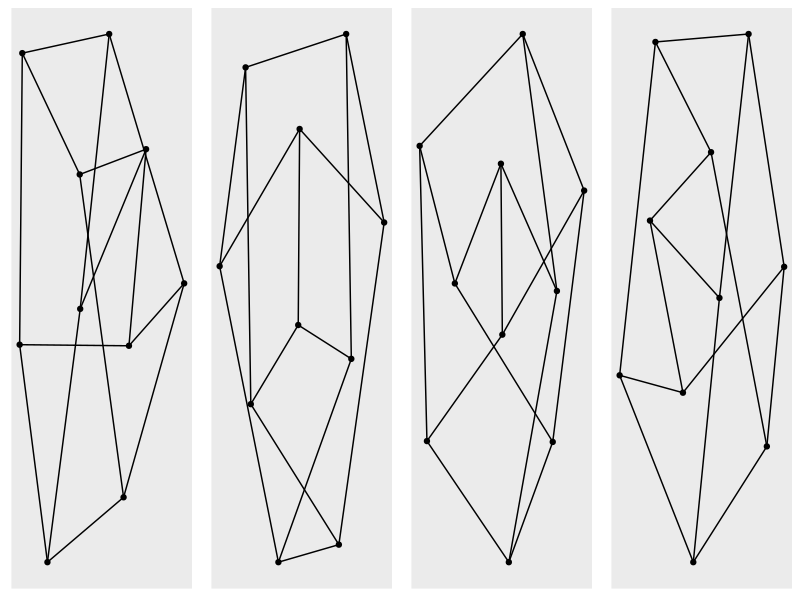
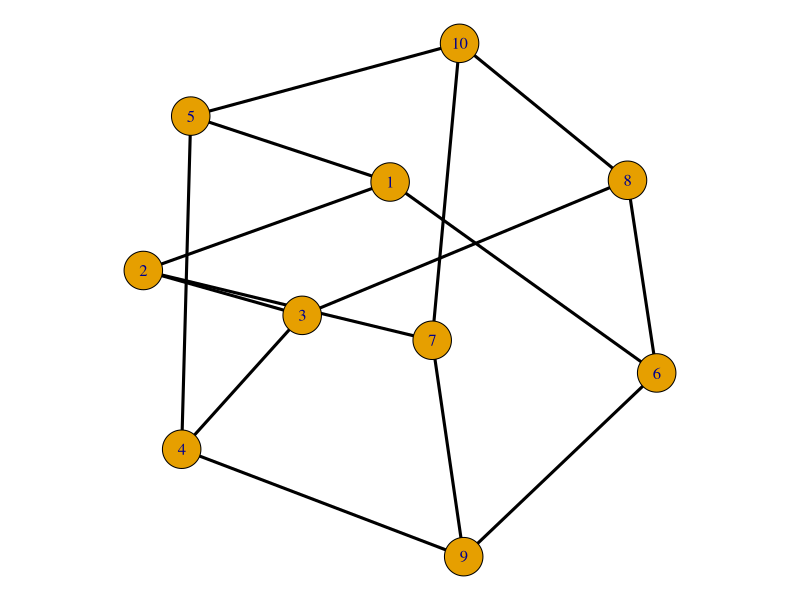
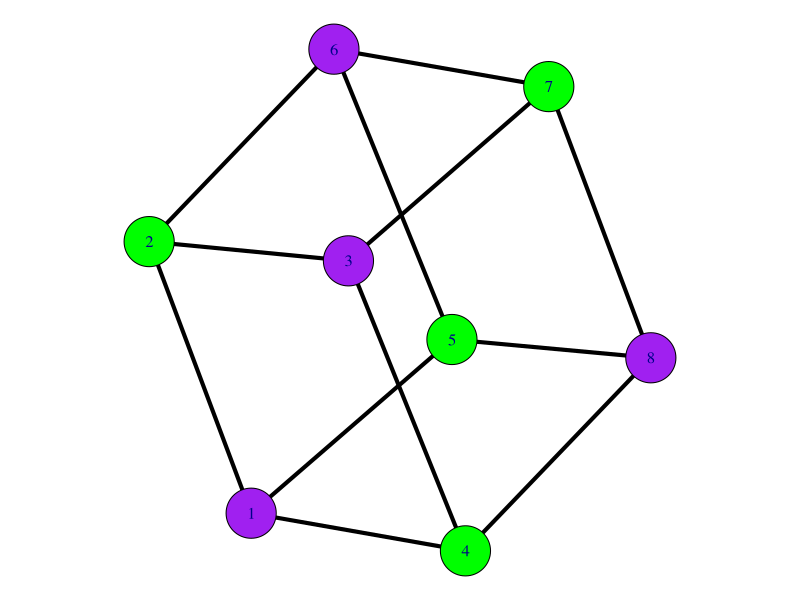

These figures' R source, in order:
## ---- chunk 1
knitr::opts_chunk$set(echo = TRUE)
knitr::opts_chunk$set(comment = NA)
## ---- chunk 2
( b1 <- sum(c(100,20,30,20,150,10,20,40,110)*c(2,5,4,5,2,5,5,4,2)) )
( fixed_length <- ceiling(log2(9)) )
b1/(fixed_length*500)
## ---- chunk 3
library(gridExtra)
library(igraph)
library(ggraph)
pg <- make_graph("Petersen")
g1 <- ggraph(pg, layout="igraph", algorithm="nicely") + geom_node_point() + geom_edge_link()
g2 <- ggraph(pg, layout="igraph", algorithm="nicely") + geom_node_point() + geom_edge_link()
g3 <- ggraph(pg, layout="igraph", algorithm="nicely") + geom_node_point() + geom_edge_link()
g4 <- ggraph(pg, layout="igraph", algorithm="nicely") + geom_node_point() + geom_edge_link()
grid.arrange(g1,g2,g3,g4, nrow=1)
## ---- chunk 4
set.seed(67423)
par(mar=c(0,0,0,0)+.1)
plot(pg, edge.width=3, edge.color="black")
## ---- chunk 5
pgatt <- as_adj_list(pg)
lapply(pgatt, as.vector)
## ---- chunk 6
library(knitr)
roster <- c("Ethan", "Talia", "Drake", "Jack", "Andrew", "Blake", "Jordan", "Graham", "Kevin", "Logan", "Claire", "Bri", "Trevor", "James", "Kristen", "Levi", "Grace", "John", "Isaac", "Josiah", "Nathan")
set.seed(2192021) 
n <- length(roster)
ngps <- 7
maxingp <- ceiling(n/ngps)
# just make random groups
groups <- matrix(c(roster[sample(n)], 
                   rep("",(maxingp - (n %% maxingp)) %% maxingp)), 
                 ncol=maxingp, byrow=FALSE)
rownames(groups) <- paste0("Table #", 1:nrow(groups))
kable(t(groups))
## ---- chunk 7
set.seed(1623)
cube <- make_graph("Cubical")
par(mar=c(0,0,0,0)+.1)
plot(cube, vertex.size=20, 
     edge.width=4,
     edge.color="black",
     vertex.color = c(rep(c("purple", "green"), 2), rep(c("green", "purple"), 2)))
